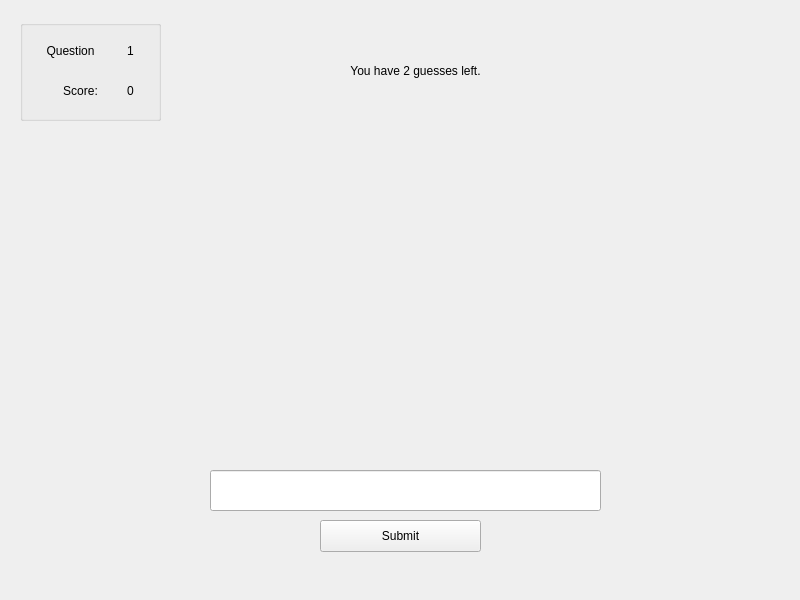
<?xml version="1.0" encoding="UTF-8"?>
<ui version="4.0">
 <class>FoodSpeller_game</class>
 <widget class="QMainWindow" name="FoodSpeller_game">
  <property name="geometry">
   <rect>
    <x>0</x>
    <y>0</y>
    <width>800</width>
    <height>600</height>
   </rect>
  </property>
  <property name="windowTitle">
   <string>MainWindow</string>
  </property>
  <widget class="QWidget" name="centralwidget">
   <widget class="QLabel" name="guessLeftLabel">
    <property name="geometry">
     <rect>
      <x>310</x>
      <y>50</y>
      <width>211</width>
      <height>41</height>
     </rect>
    </property>
    <property name="styleSheet">
     <string notr="true">font: 20pt &quot;BM Jua&quot;;</string>
    </property>
    <property name="text">
     <string>You have 2 guesses left.</string>
    </property>
    <property name="alignment">
     <set>Qt::AlignCenter</set>
    </property>
   </widget>
   <widget class="QLineEdit" name="inputFood">
    <property name="geometry">
     <rect>
      <x>210</x>
      <y>470</y>
      <width>391</width>
      <height>41</height>
     </rect>
    </property>
    <property name="alignment">
     <set>Qt::AlignCenter</set>
    </property>
   </widget>
   <widget class="QGroupBox" name="groupBox">
    <property name="geometry">
     <rect>
      <x>20</x>
      <y>20</y>
      <width>141</width>
      <height>101</height>
     </rect>
    </property>
    <property name="title">
     <string/>
    </property>
    <widget class="QLabel" name="questionaLabel">
     <property name="geometry">
      <rect>
       <x>10</x>
       <y>10</y>
       <width>81</width>
       <height>41</height>
      </rect>
     </property>
     <property name="styleSheet">
      <string notr="true">font: 18pt &quot;BM Jua&quot;;</string>
     </property>
     <property name="text">
      <string>Question</string>
     </property>
     <property name="alignment">
      <set>Qt::AlignCenter</set>
     </property>
    </widget>
    <widget class="QLabel" name="scoreLabel">
     <property name="geometry">
      <rect>
       <x>20</x>
       <y>50</y>
       <width>81</width>
       <height>41</height>
      </rect>
     </property>
     <property name="styleSheet">
      <string notr="true">font: 18pt &quot;BM Jua&quot;;</string>
     </property>
     <property name="text">
      <string>Score:</string>
     </property>
     <property name="alignment">
      <set>Qt::AlignCenter</set>
     </property>
    </widget>
    <widget class="QLabel" name="questionNumber">
     <property name="geometry">
      <rect>
       <x>100</x>
       <y>10</y>
       <width>21</width>
       <height>41</height>
      </rect>
     </property>
     <property name="styleSheet">
      <string notr="true">font: 18pt &quot;BM Jua&quot;;</string>
     </property>
     <property name="text">
      <string>1</string>
     </property>
     <property name="alignment">
      <set>Qt::AlignCenter</set>
     </property>
    </widget>
    <widget class="QLabel" name="scoreNumber">
     <property name="geometry">
      <rect>
       <x>90</x>
       <y>50</y>
       <width>41</width>
       <height>41</height>
      </rect>
     </property>
     <property name="styleSheet">
      <string notr="true">font: 18pt &quot;BM Jua&quot;;</string>
     </property>
     <property name="text">
      <string>0</string>
     </property>
     <property name="alignment">
      <set>Qt::AlignCenter</set>
     </property>
    </widget>
   </widget>
   <widget class="QLabel" name="foodPic">
    <property name="geometry">
     <rect>
      <x>130</x>
      <y>140</y>
      <width>551</width>
      <height>291</height>
     </rect>
    </property>
    <property name="text">
     <string/>
    </property>
    <property name="alignment">
     <set>Qt::AlignCenter</set>
    </property>
   </widget>
   <widget class="QPushButton" name="submitButton">
    <property name="geometry">
     <rect>
      <x>320</x>
      <y>520</y>
      <width>161</width>
      <height>32</height>
     </rect>
    </property>
    <property name="text">
     <string>Submit</string>
    </property>
   </widget>
  </widget>
 </widget>
 <resources/>
 <connections/>
</ui>
